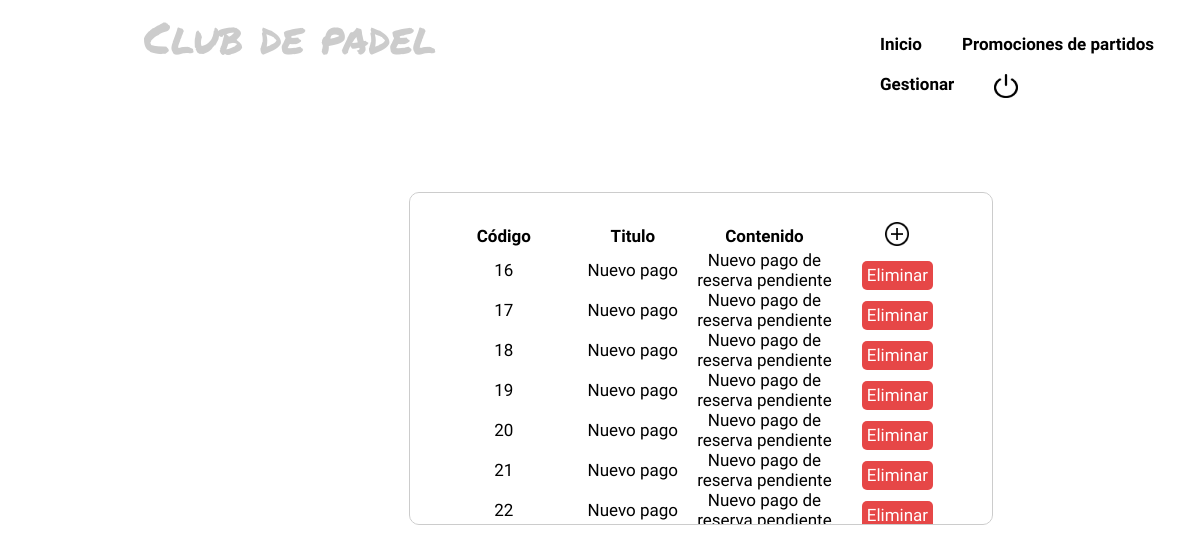
The page /controllers/Noticias_Controller.php (signed in) on the database its author committed.
### tables this page shows
CREATE TABLE `contenido` (
  `idContenido` int(6) NOT NULL,
  `titulo` varchar(10) NOT NULL,
  `descripcion` varchar(100) NOT NULL,
  `email` varchar(50) NOT NULL
);

### controllers/Noticias_Controller.php (called while the page is built, shortened)
<?php
include '../views/Noticias_Showall_View.php';
include '../models/Noticia_Model.php';
Switch ($_REQUEST['action']){
		 default:
				$modelo = new NoticiaModel('' ,'' ,'', '');
				$contenido = $modelo->showAll();
				$lista = array('  Código  ', '  Titulo  ', '  Descripcion  ');
				new NoticiasShowallView($lista,$contenido);
				break;
}
 ?>

### models/Noticia_Model.php (called while the page is built, shortened)
<?php
class NoticiaModel{
	var $idContenido;
	var $titulo;
	var $descripcion;
	function __construct($idContenido,$titulo,$descripcion,$email){
		$this->idContenido = $idContenido;
		$this->titulo = $titulo;
		$this->descripcion = $descripcion;
		$this->email = $email;
    include_once '../functions/BdAdmin.php';
    $this->mysqli=ConectarBD();
	}
	function showAll(){
		$sql = "SELECT * FROM contenido WHERE (idContenido LIKE '%$this->idContenido%'
																				AND titulo LIKE '%$this->titulo%'
																				AND descripcion LIKE '%$this->descripcion%'
																				AND email LIKE '%$this->email%'
																				)";
		$resultado = $this->mysqli->query($sql);
		return $resultado;
	}
}
?>

### functions/BdAdmin.php (called while the page is built, shortened)
<?php
function ConectarBD()
	{
	    $mysqli = new mysqli("localhost", "root", "", "abp23");
		return $mysqli;
	}
?>

### views/Noticias_Showall_View.php (the view, shortened to what this page needs)
<?php
class NoticiasShowallView
{
	function __construct($fila, $resultado)
	{
		$this->mostrarDatos($fila, $resultado);
	}
	function mostrarDatos($fila, $resultado){
    include '../views/Header.php';
?>
  <table class="tablaNoticiasTodo">
	  <tr>
	    <th>Código</th>
	    <th>Titulo</th>
	    <th>Contenido</th>
			<th>
				<div>
					<a href="../controllers/Noticias_Controller.php?action=ADD" action="ADD" id = "añadirNoticia"><img src="../img/añadir.png" width="24px" height="24px" ></a>
				</div>
			</th>
	  </tr>
<?php
  while ($fila = $resultado->fetch_assoc())
  {
      echo "<tr>";
      echo "<td>".$fila['idContenido']."</td>";
      echo "<td>".$fila["titulo"]."</td>";
      echo "<td>".$fila["descripcion"]."</td>";
?>
<td> <form action="../controllers/Noticias_Controller.php" name ='DELETE'>
				<button class="botonEliminar" name = "action" value = "DELETE">Eliminar</button>
				</form>
</td>
<?php
      echo "</tr>";
     }
?>
  </table>
<?php
include '../views/Footer.php';
?>
<?php
  }
}
?>

### css/styles.css (style rules this page uses)
* { margin: 0; padding: 0 }
body { background-image:url(http://www.padellasede.com/wp-content/uploads/2018/04/1TTf_900-1080x675.jpg); background-attachment: fixed; background-repeat: no-repeat; background-size:cover; }
.tablaNoticiasTodo { top: 30%; left: 35%; position: absolute; display:inline-block; border: 1.5px solid #ccc; border-radius: 10px; padding: 18px; background-color: #fff4; width: auto; }
.tablaPromocion th,td { width: 129px; }
.tablaInscribirShowall th,td { width: 200px; }
.tablaMisInscripCamp th,td { width: 225px; height: 40px; }
.tablaInscripCamp th,td { width: 200px; }
.tablaNoticiasTodo { top: 192px; left: 409px; position: absolute; display:inline-block; border: 1.5px solid #ccc; border-radius: 10px; padding: 29px; background-color: #fff4; border-collapse: collapse; width: 584px; overflow:scroll; height:333px; overflow-x: hidden; font-family: 'Rajdhani', sans-serif; }
.tablaNoticiasTodo th,td { width: 150px; }
.botonEliminar { margin-bottom: 0; background: #E64747; color: #fff; border: none; font-size: 16px; border-radius: 5px; padding: 3.5%; margin-top: 8%; float: none; text-align: center; font-family: 'Rajdhani', sans-serif; font-size: 17px; outline: none; }
.usuariosVisibles, #nombresTabEl, .letraOferta, .ofertasVisibles, #letraPromocion, .letraReserva, .tablaNoticiasTodo, .tablaPagoTodo { font-family: 'Rajdhani', sans-serif; font-size: 17px; text-align: center; }

### rows shown on the page
contenido: idContenido "16", titulo "Nuevo pago", descripcion "Nuevo pago de reserva pendiente"
contenido: idContenido "17", titulo "Nuevo pago", descripcion "Nuevo pago de reserva pendiente"
contenido: idContenido "18", titulo "Nuevo pago", descripcion "Nuevo pago de reserva pendiente"
contenido: idContenido "19", titulo "Nuevo pago", descripcion "Nuevo pago de reserva pendiente"
contenido: idContenido "20", titulo "Nuevo pago", descripcion "Nuevo pago de reserva pendiente"
contenido: idContenido "21", titulo "Nuevo pago", descripcion "Nuevo pago de reserva pendiente"
contenido: idContenido "22", titulo "Nuevo pago", descripcion "Nuevo pago de reserva pendiente"
